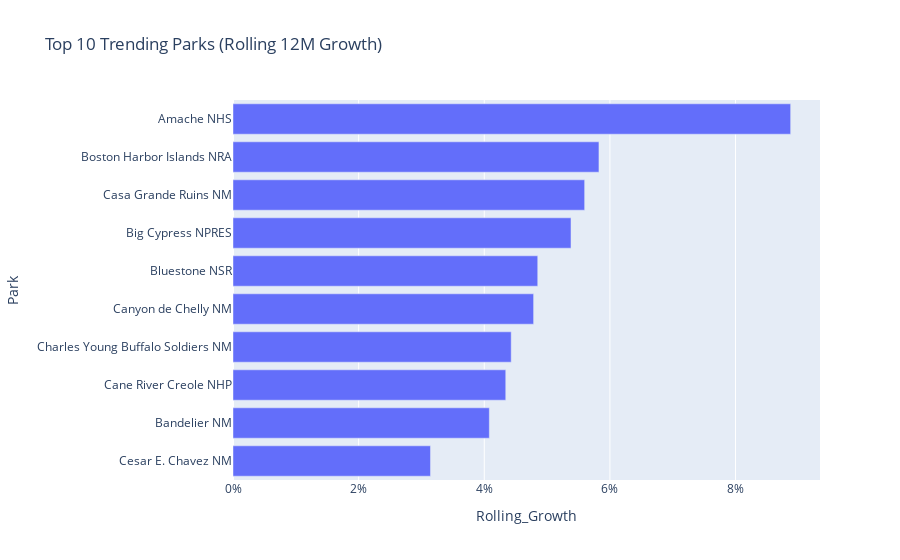

Notebook cell for this chart:
### Code cell
# Chart
fig = px.bar(
    top_trending.sort_values("Rolling_Growth"),
    x="Rolling_Growth", y="Park", orientation="h",
    title="Top 10 Trending Parks (Rolling 12M Growth)"
)
fig.update_layout(xaxis_tickformat=".0%")
fig.show()

### Figure 1 — Plotly figure (JSON) as saved in the notebook; plotly's stock layout.template omitted (floating-point values rounded to 4 significant figures)
{"data": [{"alignmentgroup": "True", "hovertemplate": "Rolling_Growth=%{x}<br>Park=%{y}<extra></extra>", "legendgroup": "", "marker": {"color": "#636efa", "pattern": {"shape": ""}}, "name": "", "offsetgroup": "", "orientation": "h", "showlegend": false, "textposition": "auto", "type": "bar", "x": [0.03144, 0.0408, 0.04342, 0.04429, 0.04786, 0.04851, 0.0538, 0.05598, 0.05826, 0.08877], "xaxis": "x", "y": ["Cesar E. Chavez NM", "Bandelier NM", "Cane River Creole NHP", "Charles Young Buffalo Soldiers NM", "Canyon de Chelly NM", "Bluestone NSR", "Big Cypress NPRES", "Casa Grande Ruins NM", "Boston Harbor Islands NRA", "Amache NHS"], "yaxis": "y"}], "layout": {"barmode": "relative", "legend": {"tracegroupgap": 0}, "title": {"text": "Top 10 Trending Parks (Rolling 12M Growth)"}, "xaxis": {"anchor": "y", "domain": [0, 1], "tickformat": ".0%", "title": {"text": "Rolling_Growth"}}, "yaxis": {"anchor": "x", "domain": [0, 1], "title": {"text": "Park"}}}}
